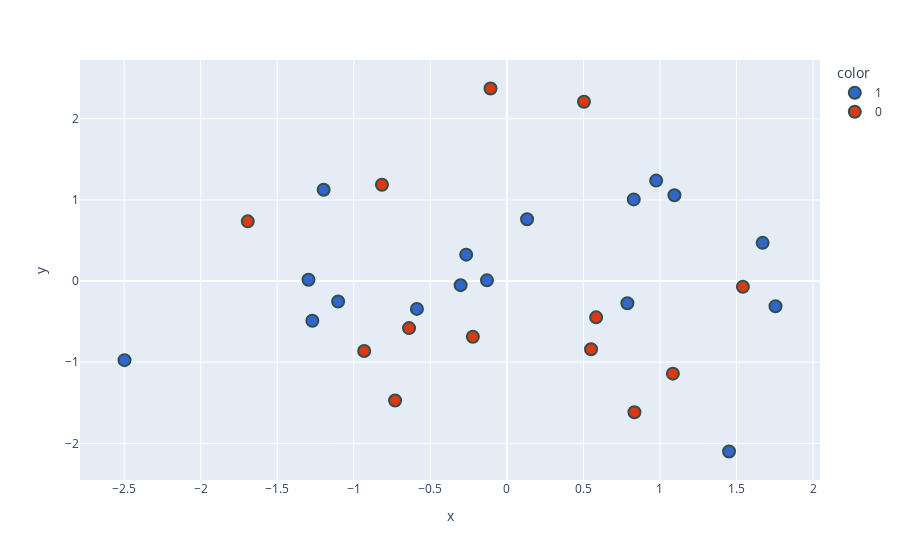

Notebook code for this chart:
### Code cell
new_df['target'] = new_df['target'].astype('str')
fig = px.scatter(x=new_df['PC1'],
                 y=new_df['PC2'],
                 color=new_df['target'],
                 color_discrete_sequence=px.colors.qualitative.G10
                )

fig.update_traces(marker=dict(size=12,
                              line=dict(width=2,
                                        color='DarkSlateGrey')),
                  selector=dict(mode='markers'))
fig.show()

### Figure 1 — Plotly figure (JSON) as saved in the notebook; plotly's stock layout.template omitted (floating-point values rounded to 4 significant figures)
{"data": [{"hovertemplate": "color=1<br>x=%{x}<br>y=%{y}<extra></extra>", "legendgroup": "1", "marker": {"color": "#3366CC", "line": {"color": "DarkSlateGrey", "width": 2}, "size": 12, "symbol": "circle"}, "mode": "markers", "name": "1", "orientation": "v", "showlegend": true, "type": "scatter", "x": [-0.3022, 1.451, -1.102, -2.497, -1.197, 0.8286, -1.271, -0.5876, -0.1301, -1.296, 0.9749, 0.1319, 1.67, 1.754, -0.2658, 1.094, 0.7871], "xaxis": "x", "y": [-0.05094, -2.101, -0.253, -0.9749, 1.126, 1.006, -0.4897, -0.3431, 0.008555, 0.01656, 1.238, 0.7611, 0.4707, -0.3112, 0.3252, 1.058, -0.2742], "yaxis": "y"}, {"hovertemplate": "color=0<br>x=%{x}<br>y=%{y}<extra></extra>", "legendgroup": "0", "marker": {"color": "#DC3912", "line": {"color": "DarkSlateGrey", "width": 2}, "size": 12, "symbol": "circle"}, "mode": "markers", "name": "0", "orientation": "v", "showlegend": true, "type": "scatter", "x": [-0.2221, -0.6391, -0.816, 0.5034, 0.8331, -0.1069, -0.7303, -1.692, 1.541, 0.5497, -0.932, 0.583, 1.084], "xaxis": "x", "y": [-0.6865, -0.5799, 1.187, 2.211, -1.617, 2.373, -1.473, 0.7357, -0.07098, -0.8409, -0.8615, -0.4473, -1.141], "yaxis": "y"}], "layout": {"legend": {"title": {"text": "color"}, "tracegroupgap": 0}, "margin": {"t": 60}, "xaxis": {"anchor": "y", "domain": [0, 1], "title": {"text": "x"}}, "yaxis": {"anchor": "x", "domain": [0, 1], "title": {"text": "y"}}}}
